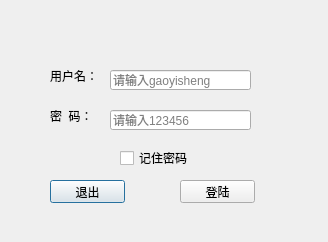
<?xml version="1.0" encoding="UTF-8"?>
<ui version="4.0">
 <class>LoginDialog</class>
 <widget class="QDialog" name="LoginDialog">
  <property name="geometry">
   <rect>
    <x>0</x>
    <y>0</y>
    <width>328</width>
    <height>242</height>
   </rect>
  </property>
  <property name="minimumSize">
   <size>
    <width>328</width>
    <height>242</height>
   </size>
  </property>
  <property name="maximumSize">
   <size>
    <width>328</width>
    <height>242</height>
   </size>
  </property>
  <property name="windowTitle">
   <string>请登陆</string>
  </property>
  <property name="sizeGripEnabled">
   <bool>false</bool>
  </property>
  <widget class="QPushButton" name="exitBtn">
   <property name="geometry">
    <rect>
     <x>50</x>
     <y>180</y>
     <width>75</width>
     <height>23</height>
    </rect>
   </property>
   <property name="text">
    <string>退出</string>
   </property>
  </widget>
  <widget class="QPushButton" name="loginBtn">
   <property name="geometry">
    <rect>
     <x>180</x>
     <y>180</y>
     <width>75</width>
     <height>23</height>
    </rect>
   </property>
   <property name="text">
    <string>登陆</string>
   </property>
  </widget>
  <widget class="QCheckBox" name="checkBox">
   <property name="geometry">
    <rect>
     <x>120</x>
     <y>150</y>
     <width>101</width>
     <height>16</height>
    </rect>
   </property>
   <property name="text">
    <string>记住密码</string>
   </property>
  </widget>
  <widget class="QLabel" name="label">
   <property name="geometry">
    <rect>
     <x>50</x>
     <y>70</y>
     <width>54</width>
     <height>12</height>
    </rect>
   </property>
   <property name="text">
    <string>用户名：</string>
   </property>
  </widget>
  <widget class="QLabel" name="label_2">
   <property name="geometry">
    <rect>
     <x>50</x>
     <y>110</y>
     <width>54</width>
     <height>12</height>
    </rect>
   </property>
   <property name="text">
    <string>密  码：</string>
   </property>
  </widget>
  <widget class="QLineEdit" name="userNameLineEdit">
   <property name="geometry">
    <rect>
     <x>110</x>
     <y>70</y>
     <width>141</width>
     <height>20</height>
    </rect>
   </property>
   <property name="placeholderText">
    <string>请输入gaoyisheng</string>
   </property>
  </widget>
  <widget class="QLineEdit" name="pwdLineEdit">
   <property name="geometry">
    <rect>
     <x>110</x>
     <y>110</y>
     <width>141</width>
     <height>20</height>
    </rect>
   </property>
   <property name="echoMode">
    <enum>QLineEdit::Password</enum>
   </property>
   <property name="placeholderText">
    <string>请输入123456</string>
   </property>
  </widget>
 </widget>
 <resources/>
 <connections>
  <connection>
   <sender>exitBtn</sender>
   <signal>clicked()</signal>
   <receiver>LoginDialog</receiver>
   <slot>close()</slot>
   <hints>
    <hint type="sourcelabel">
     <x>101</x>
     <y>192</y>
    </hint>
    <hint type="destinationlabel">
     <x>129</x>
     <y>219</y>
    </hint>
   </hints>
  </connection>
 </connections>
</ui>
